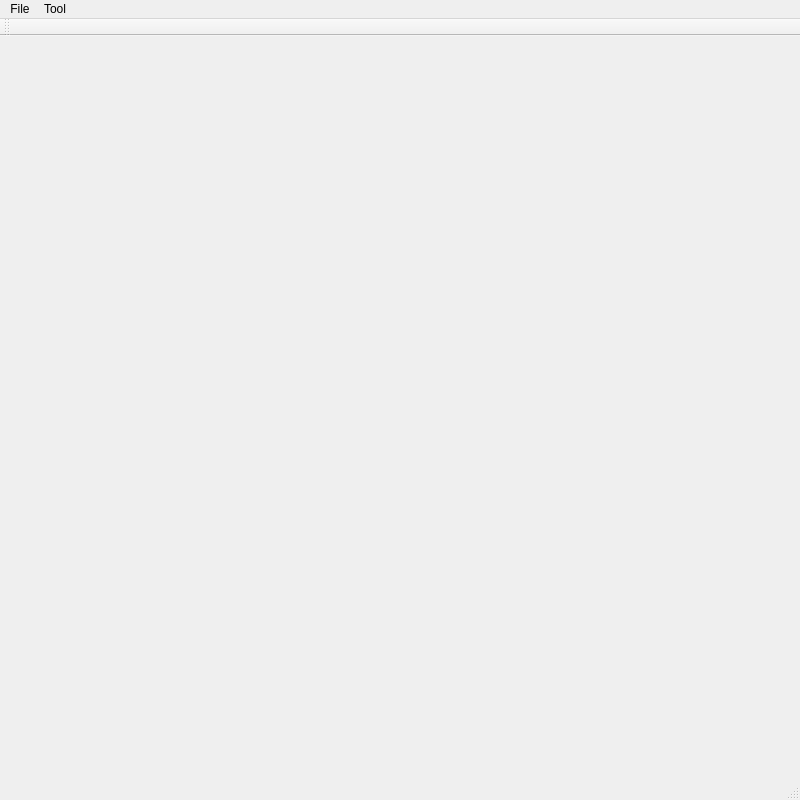
<?xml version="1.0" encoding="UTF-8"?>
<ui version="4.0">
 <class>MainWindowClass</class>
 <widget class="QMainWindow" name="MainWindowClass">
  <property name="geometry">
   <rect>
    <x>0</x>
    <y>0</y>
    <width>800</width>
    <height>800</height>
   </rect>
  </property>
  <property name="windowTitle">
   <string>MainWindow</string>
  </property>
  <widget class="QWidget" name="centralWidget"/>
  <widget class="QMenuBar" name="menuBar">
   <property name="geometry">
    <rect>
     <x>0</x>
     <y>0</y>
     <width>800</width>
     <height>21</height>
    </rect>
   </property>
   <widget class="QMenu" name="menuFile">
    <property name="title">
     <string>File</string>
    </property>
    <addaction name="actionOpen"/>
    <addaction name="actionSave"/>
    <addaction name="separator"/>
    <addaction name="actionExit"/>
   </widget>
   <widget class="QMenu" name="menuTool">
    <property name="title">
     <string>Tool</string>
    </property>
    <addaction name="actionRun"/>
    <addaction name="actionStop"/>
    <addaction name="separator"/>
    <addaction name="actionStepForward"/>
    <addaction name="actionStepBackward"/>
    <addaction name="separator"/>
    <addaction name="actionIncreaseSpeed"/>
    <addaction name="actionDecreaseSpeed"/>
   </widget>
   <addaction name="menuFile"/>
   <addaction name="menuTool"/>
  </widget>
  <widget class="QToolBar" name="mainToolBar">
   <attribute name="toolBarArea">
    <enum>TopToolBarArea</enum>
   </attribute>
   <attribute name="toolBarBreak">
    <bool>false</bool>
   </attribute>
  </widget>
  <widget class="QStatusBar" name="statusBar"/>
  <action name="actionExit">
   <property name="text">
    <string>Exit</string>
   </property>
  </action>
  <action name="actionRun">
   <property name="text">
    <string>Run</string>
   </property>
  </action>
  <action name="actionStop">
   <property name="text">
    <string>Stop</string>
   </property>
  </action>
  <action name="actionOpen">
   <property name="text">
    <string>Open</string>
   </property>
   <property name="shortcut">
    <string>Ctrl+O</string>
   </property>
  </action>
  <action name="actionSave">
   <property name="text">
    <string>Save</string>
   </property>
   <property name="shortcut">
    <string>Ctrl+S</string>
   </property>
  </action>
  <action name="actionStepForward">
   <property name="text">
    <string>Step Forward</string>
   </property>
   <property name="shortcut">
    <string>Right</string>
   </property>
  </action>
  <action name="actionStepBackward">
   <property name="text">
    <string>Step Backward</string>
   </property>
   <property name="shortcut">
    <string>Left</string>
   </property>
  </action>
  <action name="actionIncreaseSpeed">
   <property name="text">
    <string>Increase Speed</string>
   </property>
   <property name="shortcut">
    <string>+</string>
   </property>
  </action>
  <action name="actionDecreaseSpeed">
   <property name="text">
    <string>Decrease Speed</string>
   </property>
   <property name="shortcut">
    <string>-</string>
   </property>
  </action>
 </widget>
 <layoutdefault spacing="6" margin="11"/>
 <resources>
  <include location="MainWindow.qrc"/>
 </resources>
 <connections/>
</ui>
